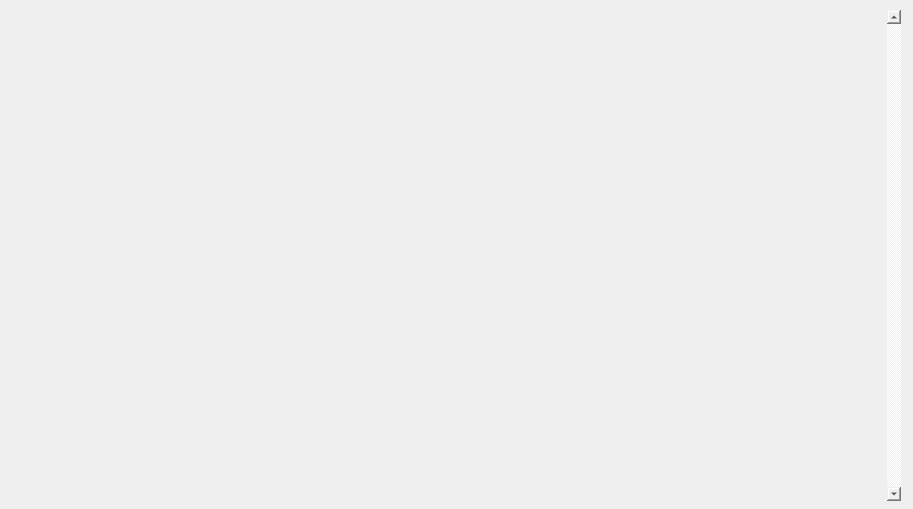
<?xml version="1.0" encoding="UTF-8"?>
<ui version="4.0">
 <class>Form</class>
 <widget class="QWidget" name="Form">
  <property name="geometry">
   <rect>
    <x>0</x>
    <y>0</y>
    <width>913</width>
    <height>509</height>
   </rect>
  </property>
  <property name="windowTitle">
   <string>Form</string>
  </property>
  <widget class="QStackedWidget" name="listWidget_panelVersion">
   <property name="geometry">
    <rect>
     <x>10</x>
     <y>10</y>
     <width>331</width>
     <height>491</height>
    </rect>
   </property>
   <property name="toolTipDuration">
    <number>0</number>
   </property>
   <property name="styleSheet">
    <string notr="true"/>
   </property>
   <property name="frameShape">
    <enum>QFrame::NoFrame</enum>
   </property>
   <property name="frameShadow">
    <enum>QFrame::Plain</enum>
   </property>
   <property name="currentIndex">
    <number>-1</number>
   </property>
  </widget>
  <widget class="QScrollArea" name="scroll_barra">
   <property name="geometry">
    <rect>
     <x>350</x>
     <y>10</y>
     <width>551</width>
     <height>491</height>
    </rect>
   </property>
   <property name="styleSheet">
    <string notr="true"> border: none;</string>
   </property>
   <property name="verticalScrollBarPolicy">
    <enum>Qt::ScrollBarAlwaysOn</enum>
   </property>
   <property name="horizontalScrollBarPolicy">
    <enum>Qt::ScrollBarAlwaysOff</enum>
   </property>
   <property name="widgetResizable">
    <bool>true</bool>
   </property>
   <widget class="QWidget" name="scrollAreaWidgetContents">
    <property name="geometry">
     <rect>
      <x>0</x>
      <y>0</y>
      <width>537</width>
      <height>491</height>
     </rect>
    </property>
   </widget>
  </widget>
 </widget>
 <resources>
  <include location="../imagenes.qrc"/>
 </resources>
 <connections/>
</ui>
